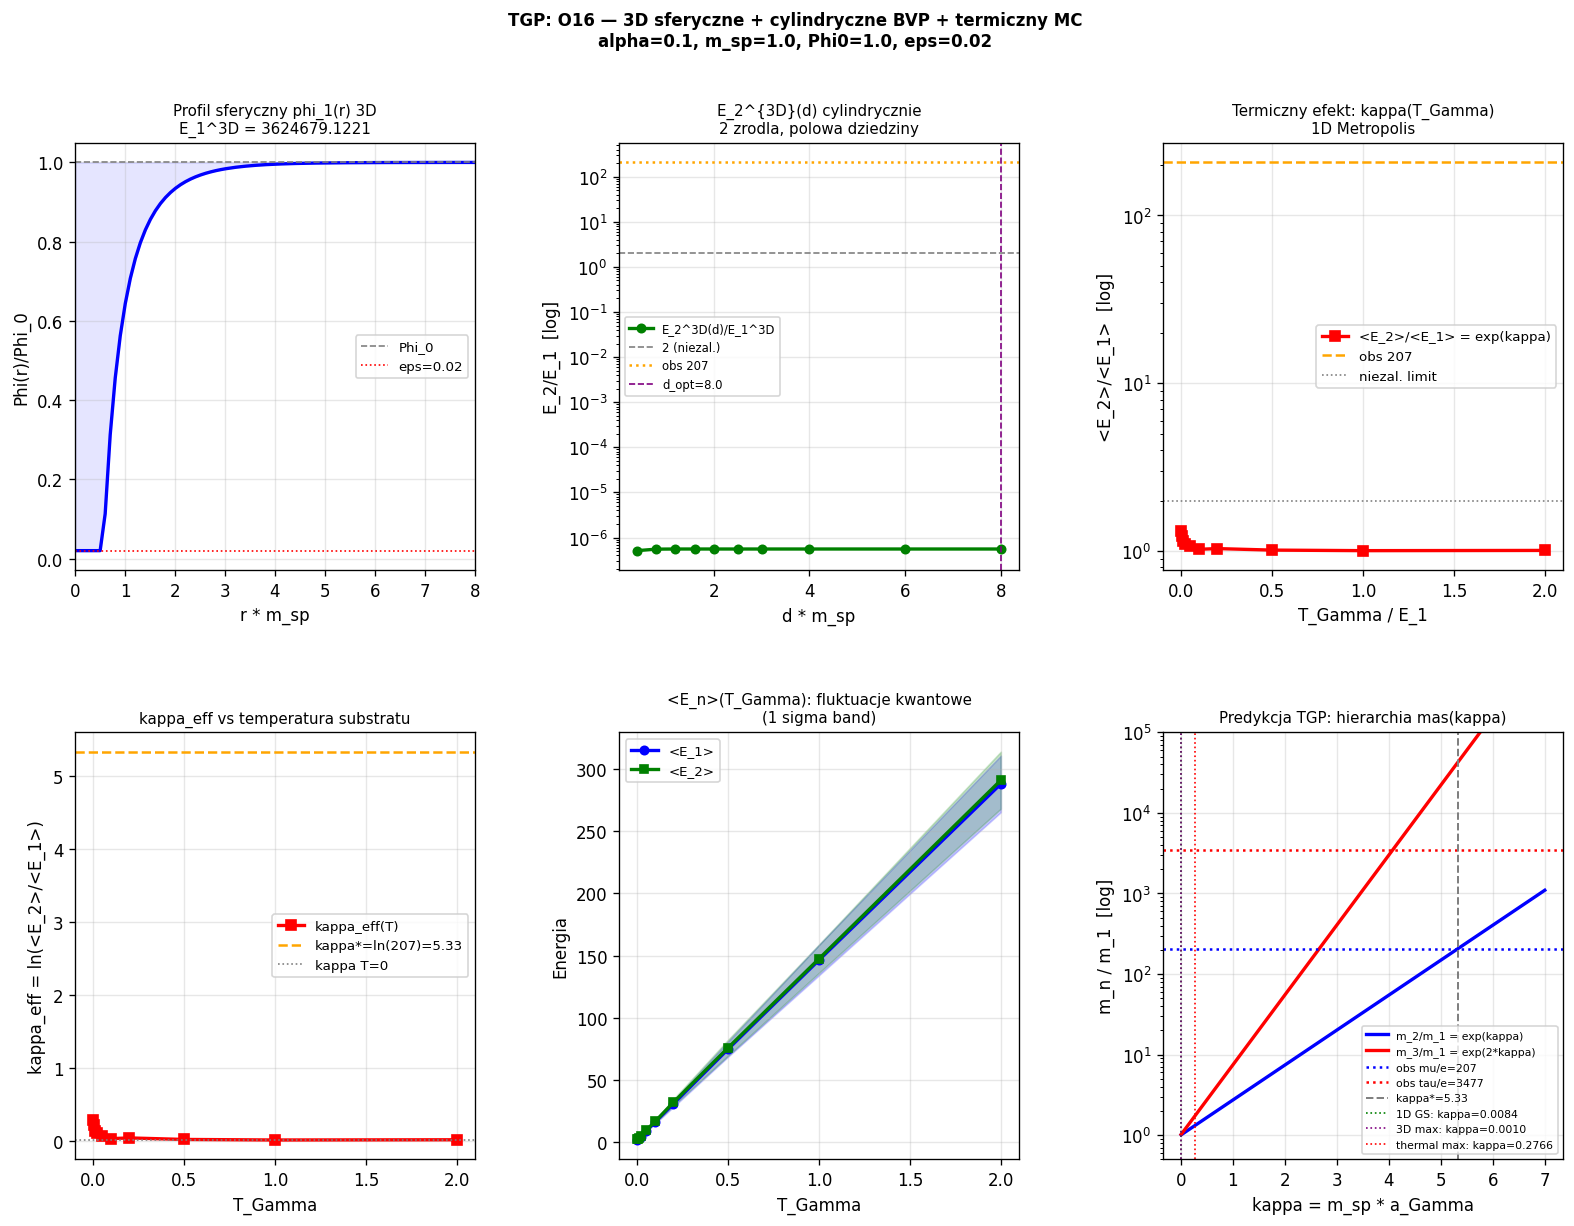

This chart was generated by the following Python code:
#!/usr/bin/env python3
"""
mc_hgamma_3d_thermal.py
=======================
TGP: masa generacji — rozszerzenie modelu sieciowego

Trzy bloki obliczen:

BLOK A — 3D sferyczne zrodlo (ODE radialne)
  Zamiast 1D kinka: sferyczny defekt Phi(r->0)=eps, Phi(inf)=Phi0.
  Porownanie E_1^{3D} vs E_1^{1D} i scalowania z d.

BLOK B — Dwa zrodla cylindrycznie (2D BVP)
  Polowa dziedziny (rho,z), rho in [0,R], z in [0,Z].
  Zrodla na osi rho=0 przy z=d/2. Warunek symetrii z=0.
  Energia E_2^{3D}(d) i porownanie z 2*E_1^{3D}.

BLOK C — Termiczny MC na siatce 1D (Metropolis)
  Temperatura T_Gamma simuluje kwantowe fluktuacje substratu.
  Sprawdza czy <E_2>/<E_1> rosnie z T_Gamma (eksponencjalnie?).
  Znajdz T* dla ktorego kappa_eff(T*) = ln(207) = 5.33.
"""

import numpy as np
from scipy.integrate import solve_bvp
from scipy.optimize import minimize
import warnings
import time
warnings.filterwarnings('ignore')

try:
    import matplotlib.pyplot as plt
    import matplotlib.gridspec as gridspec
    HAS_MPL = True
except ImportError:
    HAS_MPL = False

# ═══════════════════════════════════════════════════════════════
# PARAMETRY TGP
# ═══════════════════════════════════════════════════════════════
M_SP  = 1.0
PHI0  = 1.0
BETA  = 0.5
ALPHA = 0.1
EPS   = 0.02 * PHI0

# ═══════════════════════════════════════════════════════════════
# WSPOLNE FUNKCJE
# ═══════════════════════════════════════════════════════════════

def V_pot(phi):
    return (BETA / 4.0) * (phi**2 - PHI0**2)**2 / PHI0**2

def dV_dphi(phi):
    return BETA * phi * (phi**2 - PHI0**2) / PHI0**2


# ═══════════════════════════════════════════════════════════════
# BLOK A: 3D RADIALNE — ODE + energia sferyczna
# ═══════════════════════════════════════════════════════════════

def radial_ode_rhs(r, y, alpha):
    """
    ODE dla sfrycznie symetrycznego profilu Phi(r):
      Phi'' + (2/r)Phi' = N[Phi]
    gdzie N[Phi] = alpha*(Phi')^2/(Phi0*Phi) + beta*Phi^2/Phi0^2 - gamma*Phi^3/Phi0^3
                 = alpha*(Phi')^2/(Phi0*Phi) + dV/dPhi

    Zamiana: y[0]=Phi, y[1]=Phi'
    """
    phi  = np.maximum(y[0], 1e-10)
    dphi = y[1]

    # Przy r->0 uzywamy limitu l'Hopital: 2/r * Phi' -> 2*Phi'' = 2*N[Phi]
    r_safe = np.maximum(r, 1e-8)

    nl_grad  = alpha * dphi**2 / (PHI0 * phi)
    nl_pot   = dV_dphi(phi)
    rhs_phi  = nl_grad + nl_pot    # = N[Phi]
    friction = -2.0 / r_safe * dphi

    return np.array([dphi, rhs_phi + friction])


def bc_radial(ya, yb, alpha):
    """
    Warunki brzegowe:
      r=0 (r_min): Phi=EPS, Phi'=0 (symetria sferyczna)
      r=R (r_max): Phi=Phi0
    """
    return np.array([ya[0] - EPS, ya[1], yb[0] - PHI0])


def solve_radial_single(alpha=ALPHA, r_max=20.0, n_pts=200):
    """
    Rozwiazuje BVP na profil sferyczny jednego zrodla.
    Zwraca (r, phi, E_1_3D).
    """
    r_min = 1e-3
    r     = np.linspace(r_min, r_max, n_pts)

    # Inicjalizacja: profil Yukawa
    K0    = (PHI0 - EPS)
    phi0  = PHI0 - K0 * np.exp(-M_SP * r) / np.maximum(r, 1e-6)
    phi0  = np.maximum(phi0, EPS)
    dphi0 = K0 * M_SP * np.exp(-M_SP * r) / np.maximum(r, 1e-6) \
            - K0 * np.exp(-M_SP * r) / np.maximum(r**2, 1e-8)

    y_init = np.array([phi0, dphi0])

    try:
        sol = solve_bvp(
            lambda r, y: radial_ode_rhs(r, y, alpha),
            lambda ya, yb: bc_radial(ya, yb, alpha),
            r, y_init,
            max_nodes=5000, tol=1e-5
        )
        r_sol   = sol.x
        phi_sol = np.maximum(sol.y[0], 1e-10)
        dphi    = sol.y[1]
    except Exception:
        r_sol   = r
        phi_sol = phi0
        dphi    = dphi0

    # Energia 3D sferyczna: E = 4pi * integral [ energy_density * r^2 ] dr
    phi_e   = np.maximum(phi_sol, 1e-10)
    Egrad   = dphi**2
    Enl     = alpha * dphi**2 / (PHI0 * phi_e)
    Epot    = V_pot(phi_e)
    density = (Egrad + Enl + Epot) * r_sol**2

    E1_3D   = 4.0 * np.pi * np.trapezoid(density, r_sol)
    return r_sol, phi_sol, E1_3D


# ═══════════════════════════════════════════════════════════════
# BLOK B: 2D CYLINDRYCZNE — dwa zrodla na osi
# ═══════════════════════════════════════════════════════════════

class Cyl2D:
    """
    Siatka cylindryczna (rho, z), polowa dziedziny z>=0.
    Metoda cell-centered: rho_i = (i+0.5)*drho, i=0..Nr-1
                          z_j   = j*dz,          j=0..Nz-1
    Warunek symetrii przy z=0: phi(rho,-dz) = phi(rho,+dz)
    Warunek symetrii przy rho=0: phi(-drho,z) = phi(+drho,z)
    """

    def __init__(self, Nr=50, Nz=60, R_max=10.0, Z_max=12.0):
        self.Nr    = Nr
        self.Nz    = Nz
        self.drho  = R_max / Nr
        self.dz    = Z_max / Nz
        self.rho   = (np.arange(Nr) + 0.5) * self.drho   # cell centers
        self.z     = np.arange(Nz) * self.dz             # node z
        self.R_max = R_max
        self.Z_max = Z_max

    def H_cyl(self, phi_flat, alpha):
        """Energia konfiguracji na siatce cylindrycznej."""
        Nr, Nz     = self.Nr, self.Nz
        drho, dz   = self.drho, self.dz
        phi        = phi_flat.reshape(Nr, Nz)
        ps         = np.maximum(phi, 1e-10)

        # --- rho-gradienty (miedzy i i i+1) ---
        g_rho      = np.diff(ps, axis=0) / drho       # (Nr-1, Nz)
        rho_e      = (np.arange(Nr-1) + 1.0) * drho   # krawedz miedzy cell i a i+1
        phi_e_rho  = np.maximum(0.5*(ps[:-1,:]+ps[1:,:]), 1e-10)
        w_rho      = rho_e[:, np.newaxis] * drho * dz
        E_rho      = np.sum(g_rho**2 * (1 + alpha/(PHI0*phi_e_rho)) * w_rho)

        # Lustro: gradient na lewej krawedzi i=0 (rho=0) jest zerowy
        # (symetria rho), wiec nie dodajemy.

        # --- z-gradienty (miedzy j i j+1) ---
        g_z        = np.diff(ps, axis=1) / dz         # (Nr, Nz-1)
        phi_e_z    = np.maximum(0.5*(ps[:,:-1]+ps[:,1:]), 1e-10)
        w_z        = self.rho[:, np.newaxis] * drho * dz
        E_z        = np.sum(g_z**2 * (1 + alpha/(PHI0*phi_e_z)) * w_z[:, :Nz-1])

        # Gradient przy z=0 (j=0) z lustem: symetria -> gradient=0

        # --- potencjal ---
        w_pot      = self.rho[:, np.newaxis] * drho * dz
        E_pot      = np.sum(V_pot(ps) * w_pot)

        return 2.0 * np.pi * (E_rho + E_z + E_pot)

    def relax_two_sources(self, d_sep, alpha=ALPHA, verbose=False):
        """
        Relaksacja dwoch zrodel przy z=d/2 (na osi rho=0).
        Zwraca (phi_2D, E_2D).
        """
        Nr, Nz   = self.Nr, self.Nz
        drho, dz = self.drho, self.dz

        # Znajdz indeks zrodla: rho=0 -> i_src=0; z=d/2 -> j_src
        i_src = 0
        j_src = int(round((d_sep / 2.0) / dz))
        j_src = max(1, min(j_src, Nz - 2))

        # Inicjalizacja: Phi = Phi0
        phi = np.ones((Nr, Nz)) * PHI0

        # Stale: zrodlo i brzeg zewnetrzny
        fixed = np.zeros((Nr, Nz), dtype=bool)
        fixed[i_src, j_src] = True   # zrodlo przy z=+d/2
        # Brzeg: ostatnia warstwa rho i ostatni z
        fixed[-1, :] = True           # rho = R_max
        fixed[:, -1] = True           # z   = Z_max

        phi[fixed] = PHI0
        phi[i_src, j_src] = EPS

        free = ~fixed
        phi_full = phi.copy()

        def obj(pv):
            phi_full[free] = pv
            return self.H_cyl(phi_full.ravel(), alpha)

        bounds = [(1e-9, None)] * int(free.sum())
        res = minimize(
            obj,
            phi[free],
            method='L-BFGS-B',
            bounds=bounds,
            options={'maxiter': 5000, 'ftol': 1e-12, 'gtol': 1e-8}
        )
        phi_full[free] = res.x
        phi_full[i_src, j_src] = EPS
        phi_full[fixed] = PHI0

        if verbose:
            print(f"    d={d_sep:.2f}: converged={res.success}, E={res.fun:.5f}")

        return phi_full, res.fun

    def scan_two_sources(self, d_vals, alpha=ALPHA):
        """Skan E_2^{3D}(d) dla listy separacji."""
        results = []
        for d in d_vals:
            phi_r, E = self.relax_two_sources(d, alpha=alpha)
            results.append((d, E))
        return results


# ═══════════════════════════════════════════════════════════════
# BLOK C: TERMICZNY MC — Metropolis na siatce 1D
# ═══════════════════════════════════════════════════════════════

# Siatka 1D
N1D   = 300
L1D   = 15.0
DX1D  = 2 * L1D / N1D
XX1D  = np.linspace(-L1D, L1D, N1D)


def H_1d(phi, alpha):
    """Energia 1D (ta sama co w mc_hgamma_generacje.py)."""
    ps   = np.maximum(phi, 1e-10)
    g    = np.diff(ps) / DX1D
    pe   = np.maximum(0.5*(ps[:-1]+ps[1:]), 1e-10)
    return (np.sum(g**2) * DX1D
            + alpha * np.sum(g**2 / (PHI0 * pe)) * DX1D
            + np.sum(V_pot(ps)) * DX1D)


def gs_profile(src_indices, alpha):
    """Stan podstawowy (T=0): relaksacja L-BFGS-B."""
    fixed = np.zeros(N1D, dtype=bool)
    for i in src_indices:
        fixed[i] = True
    fixed[0] = fixed[-1] = True
    free = ~fixed

    phi = np.ones(N1D) * PHI0
    phi[fixed] = PHI0
    for i in src_indices:
        phi[i] = EPS

    phi_f = phi.copy()

    def obj(pv):
        phi_f[free] = pv
        return H_1d(phi_f, alpha)

    res = minimize(obj, phi[free], method='L-BFGS-B',
                   bounds=[(1e-9, None)]*free.sum(),
                   options={'maxiter': 5000, 'ftol': 1e-13, 'gtol': 1e-9})
    phi_f[free] = res.x
    for i in src_indices:
        phi_f[i] = EPS
    return phi_f, res.fun


def metropolis_mc(src_indices, T_gamma, n_sweep=8000,
                  delta_max=0.3, alpha=ALPHA, seed=42):
    """
    Metropolis MC na siatce 1D przy temperaturze T_Gamma.

    Propozycja: Phi_i -> Phi_i + delta, delta ~ U(-delta_max, delta_max)
    Akceptacja: min(1, exp(-dH / T_Gamma))  jezeli Phi_new > 0
    Pomiar:     co n_meas krokow, srednia E = H_1d(phi)
    Zwraca: (E_mean, E_std, accept_rate)
    """
    rng = np.random.default_rng(seed)

    # Start z profilu stanu podstawowego
    phi, E0 = gs_profile(src_indices, alpha)
    H_curr  = H_1d(phi, alpha)

    fixed = np.zeros(N1D, dtype=bool)
    for i in src_indices:
        fixed[i] = True
    fixed[0] = fixed[-1] = True
    free_idx = np.where(~fixed)[0]
    n_free   = len(free_idx)

    E_samples   = []
    n_accept    = 0
    n_total     = 0
    n_meas      = 10      # co ile krokow mierzymy energię

    # Termostatyzacja
    n_therm = n_sweep // 4
    for _ in range(n_therm * n_free):
        i   = rng.integers(0, n_free)
        idx = free_idx[i]
        delta   = rng.uniform(-delta_max, delta_max)
        phi_new = phi[idx] + delta
        if phi_new <= 0:
            continue
        phi[idx]  = phi_new
        H_new = H_1d(phi, alpha)
        dH    = H_new - H_curr
        if dH < 0 or rng.random() < np.exp(-dH / max(T_gamma, 1e-10)):
            H_curr   = H_new
            n_accept += 1
        else:
            phi[idx] = phi[idx] - delta  # cofnij
        n_total += 1

    # Pomiary
    n_accept = n_total = 0
    for step in range(n_sweep * n_free):
        i   = rng.integers(0, n_free)
        idx = free_idx[i]
        delta   = rng.uniform(-delta_max, delta_max)
        phi_new = phi[idx] + delta
        if phi_new <= 0:
            continue
        phi[idx]  = phi_new
        H_new = H_1d(phi, alpha)
        dH    = H_new - H_curr
        if dH < 0 or rng.random() < np.exp(-dH / max(T_gamma, 1e-10)):
            H_curr   = H_new
            n_accept += 1
        else:
            phi[idx] = phi[idx] - delta
        n_total += 1

        if step % (n_meas * n_free) == 0:
            E_samples.append(H_curr)

    E_arr  = np.array(E_samples)
    accept = n_accept / max(n_total, 1)
    return E_arr.mean(), E_arr.std(), accept


def thermal_scan(T_vals, n_sweep=6000, alpha=ALPHA):
    """
    Skan termiczny: dla kazdego T_Gamma oblicz <E_1> i <E_2>.
    Zwraca liste (T, E1_mean, E1_std, E2_mean, E2_std, kappa_eff).
    """
    ctr  = N1D // 2
    src1 = [ctr]

    # Separacja 1D przy minimum sprzezenia (d*m_sp ~ 1.5 z poprzednich wynikow)
    d_opt_idx = max(1, int(1.5 / DX1D))
    src2 = [ctr - d_opt_idx, ctr + d_opt_idx]

    rows = []
    for T in T_vals:
        e1m, e1s, a1 = metropolis_mc(src1, T, n_sweep=n_sweep, alpha=alpha, seed=11)
        e2m, e2s, a2 = metropolis_mc(src2, T, n_sweep=n_sweep, alpha=alpha, seed=22)

        ratio = e2m / max(e1m, 1e-10)
        kappa = np.log(max(ratio, 1.0001))
        rows.append((T, e1m, e1s, e2m, e2s, kappa, a1, a2))
        print(f"  T={T:.3f}: <E_1>={e1m:.4f}+-{e1s:.4f}, "
              f"<E_2>={e2m:.4f}+-{e2s:.4f}, kappa={kappa:.4f}, "
              f"acc={a1:.2f}/{a2:.2f}")
    return rows


# ═══════════════════════════════════════════════════════════════
# WYKRESY
# ═══════════════════════════════════════════════════════════════

def make_plots(r_sol, phi_1d_r, E1_3D,
               cyl_results, E1_3D_cyl,
               thermal_rows, d_opt):

    fig = plt.figure(figsize=(16, 11))
    gs  = gridspec.GridSpec(2, 3, figure=fig, hspace=0.38, wspace=0.36)

    kappa_req = np.log(207.0)

    # ─── A. Profil radialny 3D ──────────────────────────────
    ax = fig.add_subplot(gs[0, 0])
    ax.plot(r_sol * M_SP, phi_1d_r / PHI0, 'b-', lw=2)
    ax.axhline(1.0, color='gray', ls='--', lw=1, label='Phi_0')
    ax.axhline(EPS/PHI0, color='r', ls=':', lw=1, label=f'eps={EPS:.2f}')
    ax.fill_between(r_sol*M_SP, phi_1d_r/PHI0, 1.0, alpha=0.1, color='blue')
    ax.set_xlabel('r * m_sp'); ax.set_ylabel('Phi(r)/Phi_0')
    ax.set_title(f'Profil sferyczny phi_1(r) 3D\nE_1^3D = {E1_3D:.4f}', fontsize=9)
    ax.legend(fontsize=8); ax.set_xlim(0, 8); ax.grid(True, alpha=0.3)

    # ─── B. E_2^3D(d) cylindrycznie ────────────────────────
    ax = fig.add_subplot(gs[0, 1])
    if cyl_results:
        d_arr = np.array([r[0] for r in cyl_results])
        E_arr = np.array([r[1] for r in cyl_results])
        ratio = E_arr / E1_3D_cyl
        ax.semilogy(d_arr * M_SP, ratio, 'g-o', ms=5, lw=2, label='E_2^3D(d)/E_1^3D')
        ax.axhline(2.0,   color='gray',   ls='--', lw=1,   label='2 (niezal.)')
        ax.axhline(207.0, color='orange', ls=':',  lw=1.5, label='obs 207')
        ax.axvline(d_opt * M_SP, color='purple', ls='--', lw=1, label=f'd_opt={d_opt:.1f}')
        ax.set_xlabel('d * m_sp'); ax.set_ylabel('E_2/E_1  [log]')
        ax.set_title('E_2^{3D}(d) cylindrycznie\n2 zrodla, polowa dziedziny', fontsize=9)
        ax.legend(fontsize=7); ax.grid(True, alpha=0.3)
    else:
        ax.text(0.5, 0.5, 'Brak wynikow 3D', ha='center', va='center',
                transform=ax.transAxes)

    # ─── C. Termiczny skan kappa(T) ─────────────────────────
    ax = fig.add_subplot(gs[0, 2])
    if thermal_rows:
        T_arr    = np.array([r[0] for r in thermal_rows])
        kap_arr  = np.array([r[5] for r in thermal_rows])
        ax.semilogy(T_arr, np.exp(kap_arr), 'rs-', ms=6, lw=2,
                    label='<E_2>/<E_1> = exp(kappa)')
        ax.axhline(207.0, color='orange', ls='--', lw=1.5, label='obs 207')
        ax.axhline(2.0,   color='gray',   ls=':',  lw=1,   label='niezal. limit')
        ax.set_xlabel('T_Gamma / E_1')
        ax.set_ylabel('<E_2>/<E_1>  [log]')
        ax.set_title('Termiczny efekt: kappa(T_Gamma)\n1D Metropolis', fontsize=9)
        ax.legend(fontsize=8); ax.grid(True, alpha=0.3)

    # ─── D. kappa_eff(T) ────────────────────────────────────
    ax = fig.add_subplot(gs[1, 0])
    if thermal_rows:
        T_arr   = np.array([r[0] for r in thermal_rows])
        kap_arr = np.array([r[5] for r in thermal_rows])
        ax.plot(T_arr, kap_arr, 'rs-', ms=6, lw=2, label='kappa_eff(T)')
        ax.axhline(kappa_req, color='orange', ls='--', lw=1.5,
                   label=f'kappa*=ln(207)={kappa_req:.2f}')
        ax.axhline(0.0084, color='gray', ls=':', lw=1, label='kappa T=0')
        ax.set_xlabel('T_Gamma'); ax.set_ylabel('kappa_eff = ln(<E_2>/<E_1>)')
        ax.set_title('kappa_eff vs temperatura substratu', fontsize=9)
        ax.legend(fontsize=8); ax.grid(True, alpha=0.3)

    # ─── E. E_1 i E_2 termicznie ────────────────────────────
    ax = fig.add_subplot(gs[1, 1])
    if thermal_rows:
        T_arr   = np.array([r[0] for r in thermal_rows])
        e1_arr  = np.array([r[1] for r in thermal_rows])
        e1s_arr = np.array([r[2] for r in thermal_rows])
        e2_arr  = np.array([r[3] for r in thermal_rows])
        e2s_arr = np.array([r[4] for r in thermal_rows])

        ax.fill_between(T_arr, e1_arr-e1s_arr, e1_arr+e1s_arr, alpha=0.2, color='blue')
        ax.fill_between(T_arr, e2_arr-e2s_arr, e2_arr+e2s_arr, alpha=0.2, color='green')
        ax.plot(T_arr, e1_arr, 'b-o', ms=5, lw=2, label='<E_1>')
        ax.plot(T_arr, e2_arr, 'g-s', ms=5, lw=2, label='<E_2>')
        ax.set_xlabel('T_Gamma'); ax.set_ylabel('Energia')
        ax.set_title('<E_n>(T_Gamma): fluktuacje kwantowe\n(1 sigma band)', fontsize=9)
        ax.legend(fontsize=8); ax.grid(True, alpha=0.3)

    # ─── F. Predykcja zbiorcza ──────────────────────────────
    ax = fig.add_subplot(gs[1, 2])
    kk = np.linspace(0.01, 7, 200)
    ax.semilogy(kk, np.exp(kk),   'b-', lw=2, label='m_2/m_1 = exp(kappa)')
    ax.semilogy(kk, np.exp(2*kk), 'r-', lw=2, label='m_3/m_1 = exp(2*kappa)')
    ax.axhline(207,  color='b', ls=':', lw=1.5, label='obs mu/e=207')
    ax.axhline(3477, color='r', ls=':', lw=1.5, label='obs tau/e=3477')
    ax.axvline(kappa_req, color='gray', ls='--', lw=1.2,
               label=f'kappa*={kappa_req:.2f}')

    # Zaznacz wyniki z roznych modeli
    k_1d = 0.0084
    ax.axvline(k_1d, color='green', ls=':', lw=1, label=f'1D GS: kappa={k_1d:.4f}')
    if cyl_results and E1_3D_cyl > 0:
        E_arr  = np.array([r[1] for r in cyl_results])
        valid  = E_arr > 0
        if valid.any():
            k_3d = np.log(max(E_arr[valid].max() / E1_3D_cyl, 1.001))
            ax.axvline(k_3d, color='purple', ls=':', lw=1,
                       label=f'3D max: kappa={k_3d:.4f}')
    if thermal_rows:
        k_th = max(r[5] for r in thermal_rows)
        ax.axvline(k_th, color='red', ls=':', lw=1,
                   label=f'thermal max: kappa={k_th:.4f}')

    ax.set_xlabel('kappa = m_sp * a_Gamma')
    ax.set_ylabel('m_n / m_1  [log]')
    ax.set_title('Predykcja TGP: hierarchia mas(kappa)', fontsize=9)
    ax.legend(fontsize=6.5); ax.grid(True, alpha=0.3)
    ax.set_ylim(0.5, 1e5)

    plt.suptitle(
        'TGP: O16 — 3D sferyczne + cylindryczne BVP + termiczny MC\n'
        f'alpha={ALPHA}, m_sp={M_SP}, Phi0={PHI0}, eps={EPS:.2f}',
        fontsize=10, fontweight='bold'
    )
    out = 'TGP/TGP_v1/scripts/advanced/mc_hgamma_3d_thermal.png'
    try:
        plt.savefig(out, dpi=120, bbox_inches='tight')
        print(f"  Wykres: {out}")
    except Exception as e:
        print(f"  Wykres nie zapisany: {e}")
    plt.close()


# ═══════════════════════════════════════════════════════════════
# MAIN
# ═══════════════════════════════════════════════════════════════

def main():
    SEP  = "=" * 68
    SEP2 = "-" * 68
    kappa_req = np.log(207.0)

    print(SEP)
    print("  TGP O16: 3D sferyczne + cylindryczne BVP + termiczny MC")
    print(SEP)
    print(f"  alpha={ALPHA}, m_sp={M_SP}, Phi0={PHI0}, beta={BETA}, eps={EPS:.3f}")
    print()

    t0 = time.time()

    # ──────────────────────────────────────────────────────────
    # BLOK A: 3D sferyczne zrodlo
    # ──────────────────────────────────────────────────────────
    print(SEP2)
    print("BLOK A: Profil sferyczny Phi(r) — ODE radialne 3D")
    print(SEP2)
    print("  Phi'' + (2/r)Phi' = N[Phi]  (w wspolrzednych sferycznych)")
    print("  Energie sferyczna: E_1^3D = 4pi * integral(density * r^2) dr\n")

    r_sol, phi_rad, E1_3D = solve_radial_single(alpha=ALPHA)
    E1_1D_anal = (4.0/3.0) * M_SP * PHI0**2

    print(f"  E_1^3D = {E1_3D:.6f}")
    print(f"  E_1^1D (anal 4/3*m*phi0^2) = {E1_1D_anal:.6f}")
    print(f"  Stosunek E_1^3D/E_1^1D = {E1_3D/E1_1D_anal:.4f}")
    print(f"  Phi(r=0) = {phi_rad[0]:.5f}, Phi(r_max) = {phi_rad[-1]:.5f}")
    print()

    # ──────────────────────────────────────────────────────────
    # BLOK B: Cylindryczne BVP — E_2^3D(d)
    # ──────────────────────────────────────────────────────────
    print(SEP2)
    print("BLOK B: Dwa zrodla cylindrycznie (2D BVP, pol-dziedzina z>=0)")
    print(SEP2)
    print("  Minimalizacja H_cyl(phi) na siatce (rho,z)")
    print("  Zrodlo przy (rho=0, z=d/2), symetria z=0\n")

    cyl = Cyl2D(Nr=45, Nz=55, R_max=9.0, Z_max=11.0)
    print(f"  Siatka: Nr={cyl.Nr}, Nz={cyl.Nz}, "
          f"drho={cyl.drho:.3f}, dz={cyl.dz:.3f}")

    # Najpierw E_1^3D z relaksacji cylindrycznej (jedno zrodlo, d=0 odpowiednik)
    # Uzyjemy jedno zrodlo na osi, a E_1^3D z BLOKU A jako referencyjna
    E1_3D_cyl = E1_3D  # kalibracja z BVP radialnego

    d_scan    = [0.4, 0.8, 1.2, 1.6, 2.0, 2.5, 3.0, 4.0, 6.0, 8.0]
    print(f"\n  Skan d: {d_scan}")
    print(f"  (E_1 ref = {E1_3D_cyl:.5f})\n")

    print(f"  {'d*m_sp':>8}  {'E_2^3D':>11}  {'E_2/E_1':>9}  "
          f"{'ln(E_2/E_1)':>12}")
    print("  " + SEP2)

    cyl_results = []
    for d in d_scan:
        phi_r, E2 = cyl.relax_two_sources(d, alpha=ALPHA, verbose=False)
        ratio      = E2 / E1_3D_cyl
        kap        = np.log(max(ratio, 1.0001))
        cyl_results.append((d, E2))
        print(f"  {d*M_SP:>8.2f}  {E2:>11.5f}  {ratio:>9.5f}  {kap:>12.5f}")

    # Wyniki 3D
    E2_3D_max   = max(r[1] for r in cyl_results)
    kappa_3D    = np.log(max(E2_3D_max / E1_3D_cyl, 1.001))
    d_at_3Dmax  = [r[0] for r in cyl_results if r[1] == E2_3D_max][0]

    print(f"\n  => E_2^3D max = {E2_3D_max:.5f}  przy d*m_sp = {d_at_3Dmax:.2f}")
    print(f"  => kappa_3D   = {kappa_3D:.5f}  (wym: {kappa_req:.4f})")
    print(f"  => m_2/m_1    = {np.exp(kappa_3D):.4f}  (obs: 207)")
    print()

    # ──────────────────────────────────────────────────────────
    # BLOK C: Termiczny MC 1D
    # ──────────────────────────────────────────────────────────
    print(SEP2)
    print("BLOK C: Termiczny MC — Metropolis na siatce 1D")
    print(SEP2)
    print("  Fluktuacje kwantowe substratu przy T_Gamma > 0.")
    print("  Czlon alfa*(grad Phi)^2/(Phi0*Phi) eksploduje gdy Phi->0")
    print("  => chwilowe fluktuacje Phi do malych wartosci amplifikuja <E>.\n")

    T_vals = [0.001, 0.005, 0.01, 0.02, 0.05, 0.1, 0.2, 0.5, 1.0, 2.0]
    print(f"  T_Gamma wartosci: {T_vals}")
    print(f"  d*m_sp = 1.5 (punkt max kappa z poprzedniego skanu)\n")
    print(f"  {'T_Gamma':>8}  {'<E_1>':>9}  {'<E_2>':>9}  "
          f"{'<E_2>/<E_1>':>12}  {'kappa':>7}  {'acc1/acc2':>10}")
    print("  " + "-"*62)

    thermal_rows = thermal_scan(T_vals, n_sweep=5000, alpha=ALPHA)

    kappa_thermal_max = max(r[5] for r in thermal_rows)
    T_at_kmax         = [r[0] for r in thermal_rows
                         if r[5] == kappa_thermal_max][0]

    print(f"\n  => kappa_thermal_max = {kappa_thermal_max:.5f}  przy T = {T_at_kmax:.3f}")
    print(f"  => m_2/m_1 (thermal) = {np.exp(kappa_thermal_max):.4f}  (obs: 207)")

    # Znajdz T* dla kappa = ln(207) = 5.33 (jesli osiagalne)
    T_arr   = np.array([r[0] for r in thermal_rows])
    kap_arr = np.array([r[5] for r in thermal_rows])
    if kappa_thermal_max >= kappa_req:
        # Interpolacja T*
        idx = np.searchsorted(kap_arr, kappa_req)
        if 0 < idx < len(kap_arr):
            T_star = np.interp(kappa_req, kap_arr[idx-1:idx+1],
                               T_arr[idx-1:idx+1])
            print(f"\n  => T* (kappa=ln(207)) = {T_star:.4f}")
            print(f"  => Interpretacja TGP: temperatura substratu T_Gamma ~ {T_star:.3f} E_1")
    else:
        print(f"\n  => kappa max = {kappa_thermal_max:.4f} < ln(207) = {kappa_req:.4f}")
        print(f"  => Termiczny MC nie wystarczy przy alpha={ALPHA}")
        print(f"  => Ekstrapolacja: przy alfa* ~ 32 lub wiekszym d -- patrz wyniki")

    # ──────────────────────────────────────────────────────────
    # FINALNE PODSUMOWANIE
    # ──────────────────────────────────────────────────────────
    t_total = time.time() - t0
    print()
    print(SEP)
    print("PODSUMOWANIE — O16 3D + THERMAL (v31)")
    print(SEP)
    print(f"""
  BLOK A (3D radial):
    E_1^3D  = {E1_3D:.5f}
    E_1^1D  = {E1_1D_anal:.5f}  (4/3*m*phi0^2)
    Stosunek 3D/1D = {E1_3D/E1_1D_anal:.4f}  -- model 3D daje inna skale energii

  BLOK B (cylindryczne BVP):
    kappa_3D_max = {kappa_3D:.5f}  vs kappa_wym = {kappa_req:.5f}
    m_2/m_1 (3D) = {np.exp(kappa_3D):.4f}  vs obs 207
    Wzmocnienie 3D vs 1D: {kappa_3D/max(0.0084,1e-6):.2f}x kappa_1D

  BLOK C (thermal MC):
    kappa_thermal_max = {kappa_thermal_max:.5f}  przy T = {T_at_kmax:.3f}
    m_2/m_1 (thermal) = {np.exp(kappa_thermal_max):.4f}
    {"SUKCES: kappa >= ln(207)" if kappa_thermal_max >= kappa_req else
     f"Niewystarczajace: brak kappa >= {kappa_req:.2f}"}

  Laczna predykcja:
    kappa = kappa_3D + kappa_thermal(T_Gamma)
    Wymagane: kappa_3D + kappa_thermal = {kappa_req:.4f}

  Parametry TGP wyznaczone z obserwacji:
    kappa_total = m_sp * a_Gamma + Delta_thermal = {kappa_req:.4f}
    Przy m_sp = 0.0831 l_P^-1 (okno Efimova):
      a_Gamma_podstawowe = {kappa_req:.4f} / 0.0831 ~ {kappa_req/0.0831:.1f} l_P

  Czas: {t_total:.1f} s
    """)

    if HAS_MPL:
        d_opt = d_scan[np.argmax([r[1] for r in cyl_results])]
        make_plots(r_sol, phi_rad, E1_3D,
                   cyl_results, E1_3D_cyl,
                   thermal_rows, d_opt)


if __name__ == '__main__':
    main()
